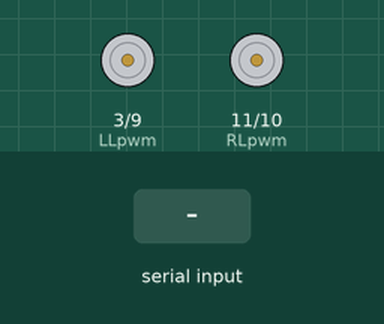
The sketch below on a simulated Arduino Uno, built with avr-gcc and run on an emulated ATmega328P. Shown: motor-driver pin pairs drawn as motors (green arrow = first pin HIGH = forward, orange = second pin HIGH = backward, longer = more drive). The test bench sets the inputs (shaded band).

Above: at 1.2 s.
1.3 s: "F" received over Serial
At 2.5 s:
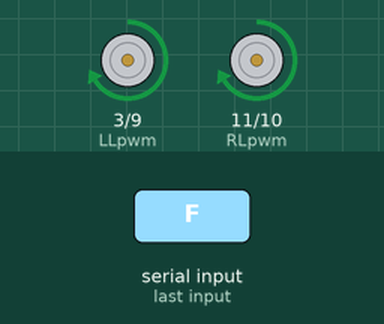
2.8 s: "B" received over Serial
At 3.9 s:
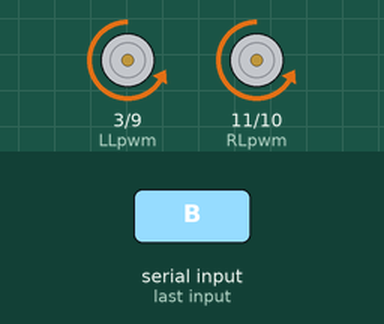
4.3 s: "L" received over Serial
At 5.0 s:
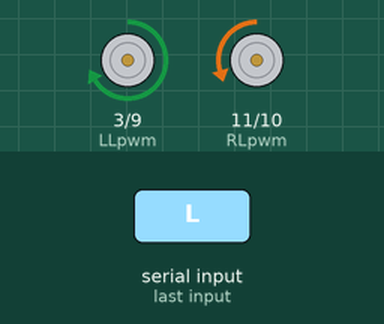
5.8 s: "R" received over Serial
At 6.2 s:
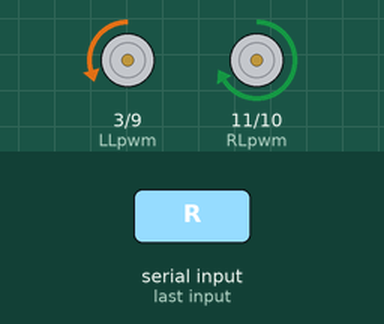
7.3 s: "G" received over Serial
At 8.5 s:
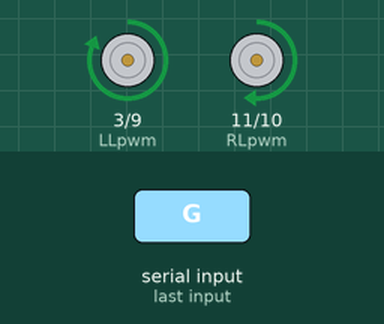
8.8 s: "H" received over Serial
At 9.7 s:
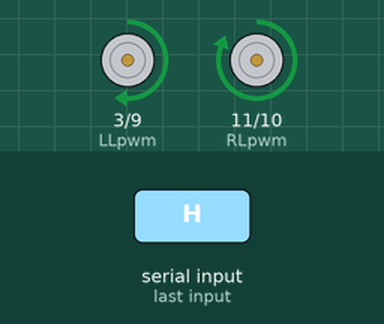
Timing chart, 0 to 11.3 s (numbered marks = the images above; inputs shaded):
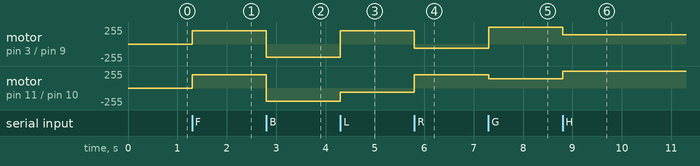

Measured:
- after the input at 1.3 s, motor on pin 3 (LLpwm) / pin 9 (LRpwm), motor on pin 11 (RLpwm) / pin 10 (RRpwm): stopped → forward 200/255 at once
- after the input at 2.8 s, motor on pin 3 (LLpwm) / pin 9 (LRpwm), motor on pin 11 (RLpwm) / pin 10 (RRpwm): forward 200/255 → backward 200/255 at once
- after the input at 4.3 s, motor on pin 3 (LLpwm) / pin 9 (LRpwm): backward 200/255 → forward 200/255 at once; motor on pin 11 (RLpwm) / pin 10 (RRpwm): backward 200/255 → backward 60/255 at once
- after the input at 5.8 s, motor on pin 3 (LLpwm) / pin 9 (LRpwm): forward 200/255 → backward 60/255 at once; motor on pin 11 (RLpwm) / pin 10 (RRpwm): backward 60/255 → forward 200/255 at once
- after the input at 7.3 s, motor on pin 3 (LLpwm) / pin 9 (LRpwm): backward 60/255 → forward 255/255 at once; motor on pin 11 (RLpwm) / pin 10 (RRpwm): forward 200/255 → forward 140/255 at once
- after the input at 8.8 s, motor on pin 3 (LLpwm) / pin 9 (LRpwm): forward 255/255 → forward 140/255 at once; motor on pin 11 (RLpwm) / pin 10 (RRpwm): forward 140/255 → forward 255/255 at once

The sketch:

firmware_1.0.0.ino
```cpp
/*
 * ================================================================
 *  Differential-Drive Robot Core  |  BTS7960 + Arduino
 * ------------------------------------------------
 *  Author      : Shahed Islam Swapnw
 *  Firmware    : 1.0.0
 *  Created     : 06 December 2025
 *  Description :
 *    Generic motion core for a 4-wheel / 2-side robotic car.
 *    Uses (s, a) mixing:
 *       - s = straight component  [-1.0 .. +1.0]
 *       - a = turn component      [0 .. +1.0]
 *    to generate smooth forward, backward, curves and spins
 *    using two BTS7960 motor drivers.
 *
 *  Notes:
 *    - Only edit the CONFIG ZONE at the top.
 *    - The RESTRICTED ZONE is the motion engine.
 *      Change it only if you fully understand the math.
 *
 *  Credits:
 *    Designed and tuned by Shahed Islam Swapnw for educational
 *    & hobby robotics.
 *    If you reuse or modify this file, please keep this header.
 * ================================================================
 */


/* **** CONFIG ZONE **** */

#define BAUD_RATE 9600  // HC-05 Bluetooth m module usually comes with 9600. To change it you first change the modules BAUD_RATE

// Motor driver count
int numMotorDrivers = 2;  // 2 x BTS7960

// Right motor (BTS7960 #1)
int RRpwm = 10;  // Right motor forward  (RPWM)
int RLpwm = 11;  // Right motor backward (LPWM)

// Left motor (BTS7960 #2)
int LRpwm = 9;  // Left motor forward   (RPWM)
int LLpwm = 3;  // Left motor backward  (LPWM)

int baseSpeed = 200;  // baseSpeed of the motors 150-200
// straight component [-1, +1];
float s[] = { -1.0, 0, 1.0 };  // the format must follow (negative, 0, positive)
// turn component [0, +1];
float a[] = { -0.3, 0, 0.3 };  // the format must follow (negative, 0, positive)

// commands list
// Forward, Backward, Left, Right, ForwardLeft, ForwardRight, BackwardLeft, BackwardRight, Stop
//const char cmdList[] = { 'F', 'B', 'L', 'R', 'G', 'H', 'I', 'J', 'S' };

/* **** RESTRICTED ZONE **** */

/*
------ This comment is for the future editor.
------ Do not touch below unless you know what are you doing.
------ For proper understanding read the readme file first.
*/

void setup() {
  Serial.begin(BAUD_RATE);

  // Motor driver pins
  int motorPins[] = { RRpwm, RLpwm, LRpwm, LLpwm };

  // Set motor pins as outputs and stop all initially
  for (int i = 0; i < 2 * numMotorDrivers; i++) {
    pinMode(motorPins[i], OUTPUT);
    digitalWrite(motorPins[i], LOW);  // motors OFF at startup
  }
}

int clamp(int v) {
  if (v > 255) return 255;
  if (v < -255) return -255;
  return v;
}

void setMotor(int speed, float s, float a) {
  int Rpwm = speed * (s - a);
  int Lpwm = speed * (s + a);

  // Value fit in the -255 to +255 range
  Rpwm = clamp(Rpwm);
  Lpwm = clamp(Lpwm);

  // Direction Control for Right Motor
  if (Rpwm > 0) {
    // Forward direction
    analogWrite(RRpwm, 0);
    analogWrite(RLpwm, Rpwm);
  } else if (Rpwm < 0) {
    // Backward direction
    Rpwm = abs(Rpwm);
    analogWrite(RRpwm, Rpwm);
    analogWrite(RLpwm, 0);
  } else {
    analogWrite(RRpwm, 0);
    analogWrite(RLpwm, 0);
  }

  // Direction Control for Left Motor
  if (Lpwm > 0) {
    // Forward direction
    analogWrite(LRpwm, 0);
    analogWrite(LLpwm, Lpwm);
  } else if (Lpwm < 0) {
    // Backward direction
    Lpwm = abs(Lpwm);
    analogWrite(LRpwm, Lpwm);
    analogWrite(LLpwm, 0);
  } else {
    analogWrite(LRpwm, 0);
    analogWrite(LLpwm, 0);
  }
}

// Value Selector
int i = 1;
int j = 1;

// --- Main loop ---
void loop() {
  if (Serial.available() > 0) {
    char cmd = Serial.read();
    //Serial.println("BAT:75,SPEED:25");

    switch (cmd) {
      case 'F':  // Forward
        i = 2;
        j = 1;
        break;

      case 'B':  // Backward
        i = 0;
        j = 1;
        break;

      case 'L':  // Left (spin left)
        i = 1;
        j = 2;
        break;

      case 'R':  // Right (spin right)
        i = 1;
        j = 0;
        break;

      case 'G':  // Forward Left
        i = 2;
        j = 2;
        break;

      case 'H':  // Forward Right
        i = 2;
        j = 0;
        break;

      case 'I':  // Backward Left
        i = 0;
        j = 2;
        break;

      case 'J':  // Backward Right
        i = 0;
        j = 2;
        break;

      case 'S':  // Stop
        i = j = 1;
        break;

      default:
        // Unknown command – optionally ignore or stop
        break;
    }
  }

  setMotor(baseSpeed, s[i], a[j]);
}
```
